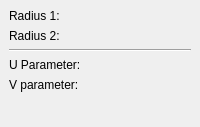
     <widget class="QWidget" name="Page6_torus">
      <layout class="QGridLayout" name="_17">
       <property name="margin">
        <number>9</number>
       </property>
       <property name="spacing">
        <number>6</number>
       </property>
       <item row="1" column="0">
        <widget class="Line" name="line_4">
         <property name="frameShape">
          <enum>QFrame::HLine</enum>
         </property>
         <property name="frameShadow">
          <enum>QFrame::Sunken</enum>
         </property>
        </widget>
       </item>
       <item row="2" column="0">
        <layout class="QGridLayout" name="_18">
         <property name="margin">
          <number>0</number>
         </property>
         <property name="spacing">
          <number>6</number>
         </property>
         <item row="0" column="0">
          <widget class="QLabel" name="label_5">
           <property name="text">
            <string>U Parameter:</string>
           </property>
          </widget>
         </item>
         <item row="2" column="0">
          <spacer>
           <property name="orientation">
            <enum>Qt::Horizontal</enum>
           </property>
           <property name="sizeType">
            <enum>QSizePolicy::Preferred</enum>
           </property>
           <property name="sizeHint" stdset="0">
            <size>
             <width>81</width>
             <height>20</height>
            </size>
           </property>
          </spacer>
         </item>
         <item row="1" column="0">
          <widget class="QLabel" name="label_6">
           <property name="text">
            <string>V parameter:</string>
           </property>
          </widget>
         </item>
         <item row="0" column="1">
          <widget class="Gui::QuantitySpinBox" name="torusAngle3" native="true">
           <property name="unit" stdset="0">
            <string notr="true">deg</string>
           </property>
           <property name="value" stdset="0">
            <double>360.000000000000000</double>
           </property>
          </widget>
         </item>
         <item row="1" column="1">
          <widget class="Gui::QuantitySpinBox" name="torusAngle1" native="true">
           <property name="unit" stdset="0">
            <string notr="true">deg</string>
           </property>
           <property name="value" stdset="0">
            <double>-180.000000000000000</double>
           </property>
          </widget>
         </item>
         <item row="2" column="1">
          <widget class="Gui::QuantitySpinBox" name="torusAngle2" native="true">
           <property name="unit" stdset="0">
            <string notr="true">deg</string>
           </property>
           <property name="value" stdset="0">
            <double>180.000000000000000</double>
           </property>
          </widget>
         </item>
        </layout>
       </item>
       <item row="3" column="0">
        <spacer>
         <property name="orientation">
          <enum>Qt::Vertical</enum>
         </property>
         <property name="sizeType">
          <enum>QSizePolicy::Expanding</enum>
         </property>
         <property name="sizeHint" stdset="0">
          <size>
           <width>0</width>
           <height>0</height>
          </size>
         </property>
        </spacer>
       </item>
       <item row="0" column="0">
        <layout class="QGridLayout" name="_19">
         <property name="margin">
          <number>0</number>
         </property>
         <property name="spacing">
          <number>6</number>
         </property>
         <item row="0" column="2">
          <widget class="Gui::QuantitySpinBox" name="torusRadius1" native="true">
           <property name="unit" stdset="0">
            <string notr="true">mm</string>
           </property>
           <property name="value" stdset="0">
            <double>10.000000000000000</double>
           </property>
          </widget>
         </item>
         <item row="1" column="0">
          <widget class="QLabel" name="textLabel20">
           <property name="text">
            <string>Radius 2:</string>
           </property>
          </widget>
         </item>
         <item row="0" column="0">
          <widget class="QLabel" name="textLabel19">
           <property name="text">
            <string>Radius 1:</string>
           </property>
          </widget>
         </item>
         <item row="1" column="2">
          <widget class="Gui::QuantitySpinBox" name="torusRadius2" native="true">
           <property name="unit" stdset="0">
            <string notr="true">mm</string>
           </property>
           <property name="value" stdset="0">
            <double>2.000000000000000</double>
           </property>
          </widget>
         </item>
        </layout>
       </item>
      </layout>
     </widget>
